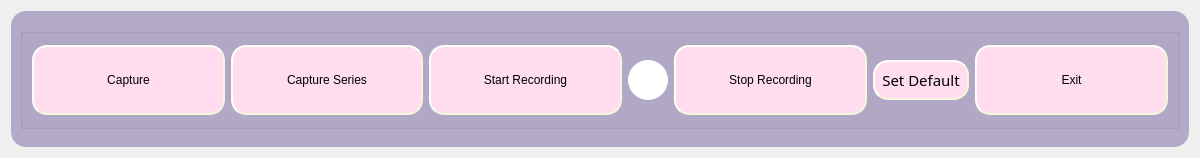
<?xml version="1.0" encoding="UTF-8"?>
<ui version="4.0">
 <class>Form</class>
 <widget class="QWidget" name="Form">
  <property name="geometry">
   <rect>
    <x>0</x>
    <y>0</y>
    <width>1200</width>
    <height>158</height>
   </rect>
  </property>
  <property name="windowTitle">
   <string>Form</string>
  </property>
  <property name="styleSheet">
   <string notr="true">QFrame{
                background-color:rgb(179, 170, 200);
                border-radius: 15px;
                }
QPushButton{
		border-style: outset;
    	border-width: 2px;
    	border-radius: 10px;
    	border-color: beige;
		
	background-color: rgb(255, 221, 238);
        border-radius: 15px;
		font: 12pt &quot;Impact&quot;;
}
QPushButton:pressed {
    
	background-color: rgb(236, 183, 211);
    border-style: inset;
}


            </string>
  </property>
  <layout class="QGridLayout" name="gridLayout">
   <item row="0" column="0">
    <widget class="QFrame" name="frame">
     <property name="frameShape">
      <enum>QFrame::StyledPanel</enum>
     </property>
     <property name="frameShadow">
      <enum>QFrame::Raised</enum>
     </property>
     <layout class="QVBoxLayout" name="verticalLayout">
      <item alignment="Qt::AlignVCenter">
       <widget class="QGroupBox" name="groupBox">
        <property name="font">
         <font>
          <family>Impact</family>
          <pointsize>14</pointsize>
         </font>
        </property>
        <property name="layoutDirection">
         <enum>Qt::LeftToRight</enum>
        </property>
        <property name="title">
         <string/>
        </property>
        <property name="alignment">
         <set>Qt::AlignCenter</set>
        </property>
        <layout class="QHBoxLayout" name="horizontalLayout" stretch="2,2,2,2,2,1,2">
         <property name="topMargin">
          <number>11</number>
         </property>
         <property name="bottomMargin">
          <number>11</number>
         </property>
         <item>
          <widget class="QPushButton" name="captureButton">
           <property name="minimumSize">
            <size>
             <width>0</width>
             <height>70</height>
            </size>
           </property>
           <property name="text">
            <string>Capture</string>
           </property>
           <property name="flat">
            <bool>false</bool>
           </property>
          </widget>
         </item>
         <item>
          <widget class="QPushButton" name="captureseriesButton">
           <property name="minimumSize">
            <size>
             <width>100</width>
             <height>70</height>
            </size>
           </property>
           <property name="text">
            <string>Capture Series</string>
           </property>
          </widget>
         </item>
         <item>
          <widget class="QPushButton" name="startButton">
           <property name="minimumSize">
            <size>
             <width>0</width>
             <height>70</height>
            </size>
           </property>
           <property name="layoutDirection">
            <enum>Qt::LeftToRight</enum>
           </property>
           <property name="text">
            <string>Start Recording</string>
           </property>
          </widget>
         </item>
         <item>
          <widget class="QLabel" name="indicator">
           <property name="maximumSize">
            <size>
             <width>40</width>
             <height>40</height>
            </size>
           </property>
           <property name="styleSheet">
            <string notr="true">QLabel{
border-radius:20px;
background-color:white;                                    
border-color:black;
}
                                                </string>
           </property>
           <property name="frameShape">
            <enum>QFrame::Box</enum>
           </property>
           <property name="frameShadow">
            <enum>QFrame::Raised</enum>
           </property>
           <property name="lineWidth">
            <number>1</number>
           </property>
           <property name="midLineWidth">
            <number>0</number>
           </property>
           <property name="text">
            <string/>
           </property>
           <property name="scaledContents">
            <bool>true</bool>
           </property>
           <property name="alignment">
            <set>Qt::AlignCenter</set>
           </property>
           <property name="wordWrap">
            <bool>true</bool>
           </property>
          </widget>
         </item>
         <item>
          <widget class="QPushButton" name="stopButton">
           <property name="minimumSize">
            <size>
             <width>0</width>
             <height>70</height>
            </size>
           </property>
           <property name="text">
            <string>Stop Recording</string>
           </property>
          </widget>
         </item>
         <item>
          <widget class="QPushButton" name="setdefaultButton">
           <property name="minimumSize">
            <size>
             <width>30</width>
             <height>40</height>
            </size>
           </property>
           <property name="font">
            <font>
             <family>Impact</family>
             <pointsize>11</pointsize>
             <weight>50</weight>
             <italic>false</italic>
             <bold>false</bold>
            </font>
           </property>
           <property name="styleSheet">
            <string notr="true">QPushButton{
font: 11pt &quot;Impact&quot;;
}
</string>
           </property>
           <property name="text">
            <string>Set Default</string>
           </property>
          </widget>
         </item>
         <item>
          <widget class="QPushButton" name="exitButton">
           <property name="minimumSize">
            <size>
             <width>0</width>
             <height>70</height>
            </size>
           </property>
           <property name="text">
            <string>Exit</string>
           </property>
           <property name="flat">
            <bool>false</bool>
           </property>
          </widget>
         </item>
        </layout>
       </widget>
      </item>
     </layout>
    </widget>
   </item>
  </layout>
 </widget>
 <resources/>
 <connections/>
</ui>
